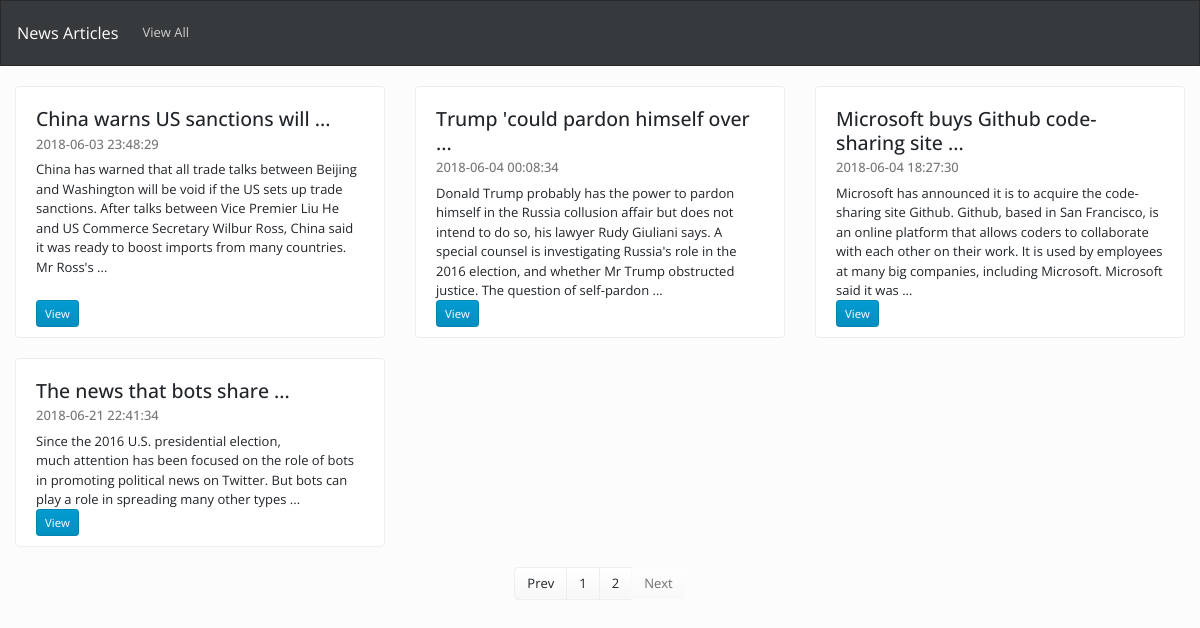
The app's page /index.php?page=2 with its own data.
### tables this page shows
CREATE TABLE `articles` (
  `articleId` int(11) NOT NULL AUTO_INCREMENT,
  `title` text,
  `articleText` longtext,
  `createdAt` datetime DEFAULT CURRENT_TIMESTAMP,
  `createdBy` varchar(50) DEFAULT NULL,
  `isActive` tinyint(4) DEFAULT '0',
  `articleOrder` int(11) DEFAULT NULL,
  PRIMARY KEY (`articleId`)
);

### classes/Config.php (called while the page is built, shortened)
<?php
class Config {
    private $_host = 'localhost';
    private $_username = 'root';
    private $_password = 'root';
    private $_database = 'newsarticledatabase';
    protected $connection;
    public function __construct() {
        if (!isset($this->connection)) {
            $this->connection = new mysqli($this->_host, $this->_username, $this->_password, $this->_database);
        }
        return $this->connection;
    }
}
?>

### classes/Articles.php (called while the page is built, shortened)
<?php
include 'Config.php';
class Articles extends Config {
    public function readAll($table, $rows = '*', $where = null, $order = null, $limit = null) {
        $q = 'SELECT ' . $rows . ' FROM ' . $table;
        if ($where != null)
        {  $q .= ' WHERE ' . $where;}
        if ($order != null)
        {$q .= ' ORDER BY ' . $order;}
        if ($limit != null)
        {$q .= ' LIMIT ' . $limit;}
        $result = $this->connection->query($q);
        if ($result) {
            $rows = array();
            while ($row = $result->fetch_assoc()) {
                $rows[] = $row;
            }
            return $rows;
        } else {
            return false;
        }
    }
    function get_snippet($str, $wordCount) {
        return implode(
                '', array_slice(
                        preg_split(
                                '/([\s,\.;\?\!]+)/', $str, $wordCount * 2 + 1, PREG_SPLIT_DELIM_CAPTURE
                        ), 0, $wordCount * 2 - 1
                )
        );
    }
}

### index.php (the view, shortened to what this page needs)
<?php
include_once 'layout/header.php';
?>
<div class="container-fluid margintop">
    <div class="row">
        <div id="articles" name="articles" class="hdiv" >
            <?php
            if (isset($_GET["page"])) {
                $page = intval($_GET["page"]);
            } else {
                $page = 1;
            }
            $perpage = 9;
            $calc = $perpage * $page;
            $start = $calc - $perpage;
            $result = $articles->readAll('articles', '*', 'isActive = 1', 'articleOrder', $start . ', ' . $perpage);
            foreach ($result as $key => $res) {
                echo "<div class='col-lg-4 hdiv' style='margin-bottom:20px' >
                                <div class='card'>
                                    <div class='card-body'>
                                        <h4 class='card-title'>" . $articles->get_snippet($res['title'], 5) . " ..." . "</h4>
                                        <h6 class='card-subtitle mb-2 text-muted'>" . $res['createdAt'] . "</h6>
                                        <p class='card-text'>" . strip_tags($articles->get_snippet($res['articleText'], 50)) . " ..." . "</p>
                                            <div class='inside'>";
                echo "<a style='margin-right:3px' href='article.php?article=" . $res['articleId'] . "' class='btn btn-info btn-sm'>View</a>";
                echo"
                                            </div>
                                    </div>
                                </div>
                            </div>";
            }
            ?>
        </div>
    </div>
    <div class="row">
        <div class=" col-lg-4" ></div>
        <div style="text-align: center; margin-bottom: 10px" class="col-lg-4" >
            <div id="pagination" name="pagination"  class="btn-group" role="group" aria-label="Basic example">
                <?php
                $resultpage = $articles->readAll('articles', 'Count(*) as Total', 'isActive = 1');
                foreach ($resultpage as $key => $res) {
                    $total = $res['Total'];
                }
                $totalPages = ceil($total / $perpage);
                if ($page <= 1) {
                    echo '<button type="button" disabled class="btn btn-secondary">Prev</button>';
                } else {
                    $j = $page - 1;
                    echo "<a  href='index.php?page=$j' class='btn btn-secondary'>Prev</a>";
                }
                for ($i = 1; $i <= $totalPages; $i++) {
                    if ($i <> $page) {
                        echo "<a  href='index.php?page=$i' class='btn btn-secondary'>$i</a>";
                    } else {
                        echo "<a  disabled class='btn btn-secondary'>$i</a>";
                    }
                }
                if ($page == $totalPages) {
                    echo "<button type='button' disabled class='btn btn-secondary'>Next</button>";
                } else {
                    $j = $page + 1;
                    echo "<a  href='index.php?page=$j' class='btn btn-secondary'>Next</a>";
                }
                ?>
            </div>
        </div>
        <div class=" col-lg-4" ></div>
    </div>
</div>
<?php
include 'layout/footer.php';

### layout/header.php (style rules this page uses)
.margintop { margin-top: 20px }

### index.php (style rules this page uses)
.hdiv { display: flex; flex-flow: row; flex-wrap: wrap; }
.inside { margin-bottom: 10px; position: absolute; bottom: 0; }

### records on screen
articles: title "China warns US sanctions will", createdAt "2018-06-03 23:48:29", articleText "China has warned that all trade talks between Beijing and Washington will be void if the US sets up trade sanctions. After talks between Vice Premier Liu He and US Commerce Secretary Wilbur Ross, China said it was ready to boost imports from many countries. Mr Ross's"
articles: title "Trump 'could pardon himself over", createdAt "2018-06-04 00:08:34", articleText "Donald Trump probably has the power to pardon himself in the Russia collusion affair but does not intend to do so, his lawyer Rudy Giuliani says. A special counsel is investigating Russia's role in the 2016 election, and whether Mr Trump obstructed justice. The question of self-pardon"
articles: title "Microsoft buys Github code-sharing site", createdAt "2018-06-04 18:27:30", articleText "Microsoft has announced it is to acquire the code-sharing site Github. Github, based in San Francisco, is an online platform that allows coders to collaborate with each other on their work. It is used by employees at many big companies, including Microsoft. Microsoft said it was"
articles: title "The news that bots share", createdAt "2018-06-21 22:41:34", articleText "Since the 2016 U.S. presidential election, much attention has been focused on the role of bots in promoting political news on Twitter. But bots can play a role in spreading many other types"
